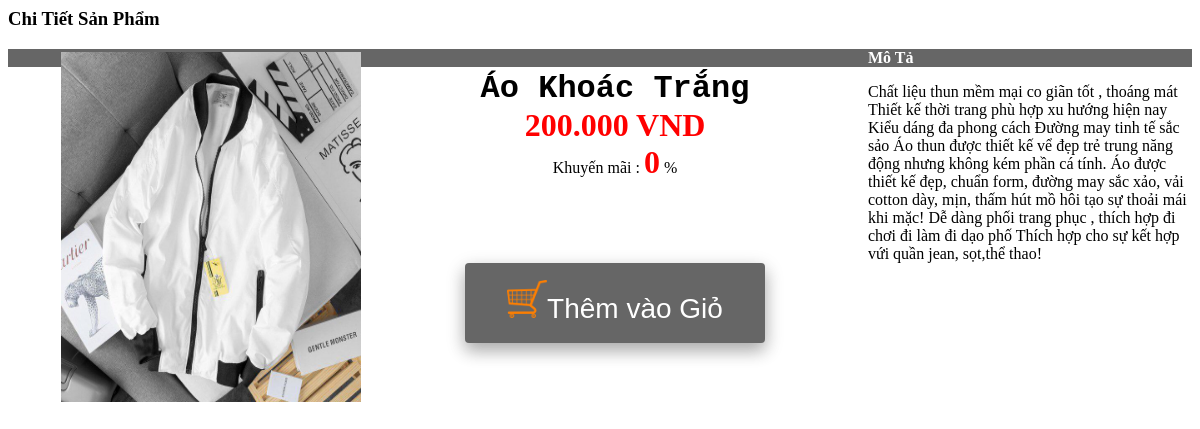
The page /modun/right/chitietsanpham.php?id=27 on the database its author committed.
### tables this page shows
CREATE TABLE `chitietsanpham` (
  `id_sp` int(11) NOT NULL,
  `tensanpham` varchar(255) NOT NULL,
  `gia` int(11) NOT NULL,
  `hinhanh` varchar(255) NOT NULL,
  `khuyenmai` int(11) DEFAULT NULL,
  `mota` text NOT NULL,
  `id_loaisanpham` int(11) NOT NULL
);

### modun/right/chitietsanpham.php (the view, shortened to what this page needs)
   <div class="title"><h3>Chi Tiết Sản Phẩm</h3></div>
<div id="chitietsanpham" style="position:relative;">
	<?php
	if(isset($_GET['trang'])){
		$trang=$_GET['trang'];
	}else{
		$trang=1;
	}
	$id=$_GET['id'];
	$sosangpham1trang=8;
	$phantrang=($trang*$sosangpham1trang)-$sosangpham1trang;
	$sql="select*from chitietsanpham where id_sp='$id' limit $phantrang,$sosangpham1trang";
	$query_sql=mysqli_query($conn,$sql);
	$row_sql=mysqli_fetch_assoc($query_sql)
	?>
	<table border="0" align="left">
	<tr>
	<td rowspan="2" width="350" align="right"><img src="./quantri/bocuc/chitietsanpham/upload/<?php echo $row_sql['hinhanh'];?>" width="300" height="350"/></td>
	<td align="center" width="500" height="150" ><font size="6" style="font-family:Courier New;"><b><?php echo $row_sql['tensanpham'];?></font></b><br>
	<font color="red" size="6" style="font-family:Impact;"><b><?php echo number_format($row_sql['gia'],'0',',','.');?> VND</b></font></br>
	Khuyến mãi : <font color="red" size="6"><b><?php echo $row_sql['khuyenmai'];?></b></font> %</td>
	</tr>
	<td width="500" align="center"><a href="?xem=giohang&id=<?php echo $row_sql['id_sp'];?>"><button class="button" style="vertical-align:middle"><img src="img/giohang.png" width="40"><span> Thêm vào Giỏ </span></button></a></td>
	</table>
	<div id="baomota">
		<div id="titlemota" style="background-color:#666666;color:white;">
				<b><p>Mô Tả</p></b>
		</div>
		<div id="mota">
			<p><?php echo $row_sql['mota'];?></p>
		</div>
	</div>
	</div>

### modun/right/chitietsanpham.php (style rules this page uses)
.button { display: inline-block; border-radius: 4px; background-color: #666666; border: none; color: #FFFFFF; text-align: center; font-size: 28px; height:80px; width: 300px; transition: all 0.5s; cursor: pointer; margin: 5px; box-shadow: 0 8px 16px 0 rgba(0,0,0,0.2), 0 6px 20px 0 rgba(0,0,0,0.19); }
.button span { cursor: pointer; display: inline-block; position: relative; transition: 0.5s; }
.button span:after { content: '\00bb'; position: absolute; opacity: 0; top: 0; right: -20px; transition: 0.5s; }

### rows shown on the page
chitietsanpham: hinhanh (picture), tensanpham "Áo Khoác Trắng", gia "200.000", khuyenmai "0", mota "Chất liệu thun mềm mại co giãn tốt , thoáng mát Thiết kế thời trang phù hợp xu hướng hiện nay Kiểu dáng đa phong cách Đường may tinh tế sắc sảo Áo thun được thiết kế vể đẹp trẻ trung năng động nhưng không kém phần cá tính. Áo được thiết kế đẹp, chuẩn form, đường may sắc xảo, vải cotton dày, mịn, thấm hút mồ hôi tạo sự thoải mái khi mặc! Dễ dàng phối trang phục , thích hợp đi chơi đi làm đi dạo phố Thích hợp cho sự kết hợp vứi quần jean, sọt,thể thao!"
